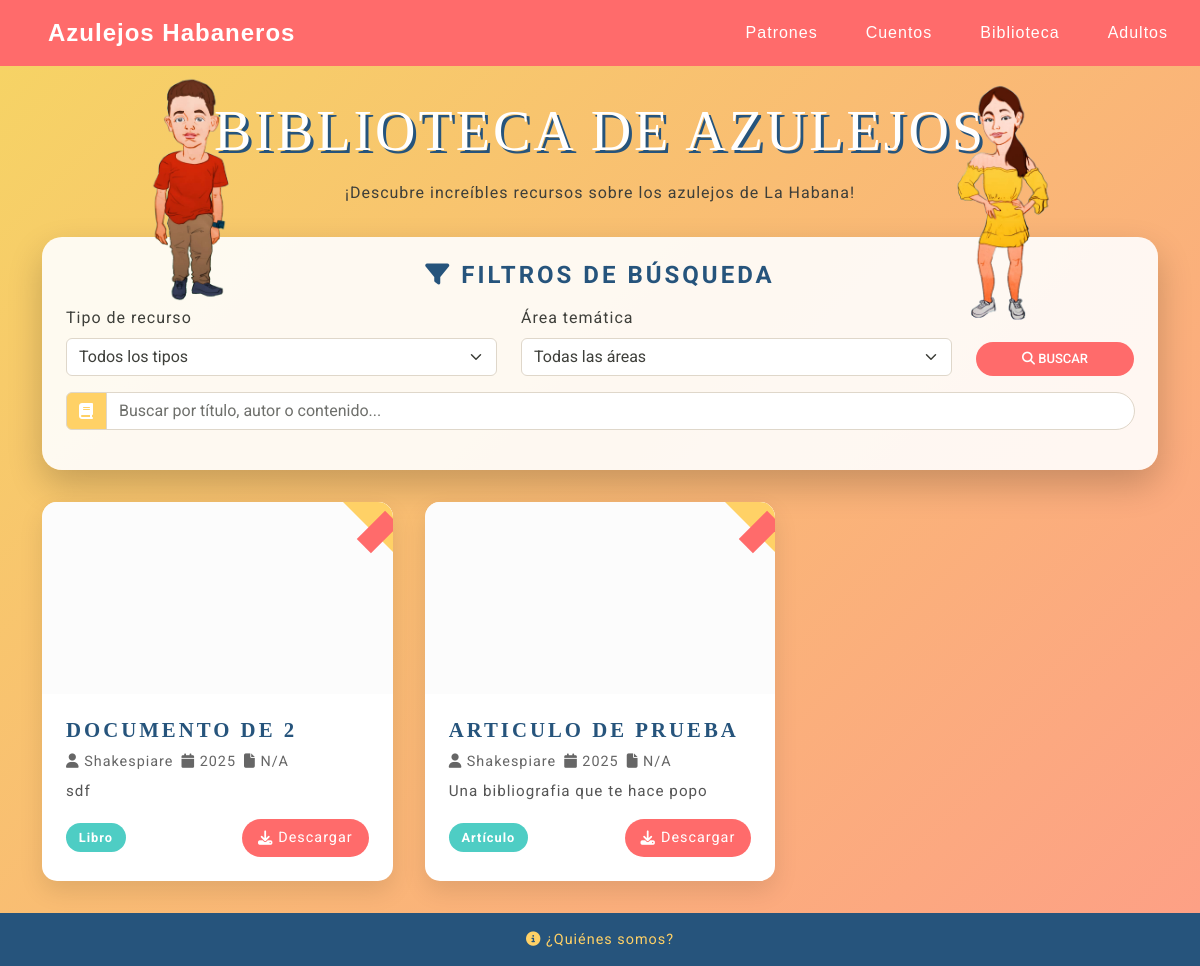
Screenshot of /actividad/descargables with the database file from the repository.
### client/models.py (models this page shows, shortened)
class RecursoBibliografico(models.Model):
    TIPO_CHOICES = [
        ('LIB', _('Libro')),
        ('ART', _('Artículo')),
        ('TES', _('Tesis')),
        ('DOC', _('Documento')),
        ('VID', _('Video')),
        ('IMG', _('Imagen')),
        ('AUD', _('Audio')),
        ('OTR', _('Otro')),
    ]
    AREA_CHOICES = [
        ('HIS', _('Historia')),
        ('TEC', _('Técnica')),
        ('RES', _('Restauración')),
        ('ART', _('Artístico')),
        ('ARQ', _('Arquitectónico')),
        ('SOC', _('Social')),
        ('CUL', _('Cultural')),
    ]
    titulo = models.CharField(_('Título'), max_length=200)
    autor = models.CharField(_('Autor(es)'), max_length=200)
    descripcion = models.TextField(_('Descripción'))
    archivo = models.FileField(
        _('Archivo'),
        upload_to='client/static/documents/',
        validators=[FileExtensionValidator(
            allowed_extensions=['pdf', 'doc', 'docx', 'jpg', 'jpeg', 'png', 'mp4', 'avi', 'mov', 'mp3']
        )]
    )
    tipo = models.CharField(_('Tipo'), max_length=3, choices=TIPO_CHOICES, blank=True)
    area = models.CharField(_('Área temática'), max_length=3, choices=AREA_CHOICES, blank=True)
    fecha_publicacion = models.DateField(_('Fecha de publicación'), blank=True, null=True)
    fecha_subida = models.DateTimeField(_('Fecha de subida'), auto_now_add=True)
    isbn = models.CharField(_('ISBN'), max_length=20, blank=True)
    slug = models.SlugField(max_length=255, unique=True, blank=True)
    vista_previa = models.ImageField(_('Vista previa'), upload_to='client/static/documents/previews/', blank=True, null=True)
    class Meta:
        verbose_name = _('Recurso bibliográfico')
        verbose_name_plural = _('Recursos bibliográficos')
        ordering = ['-fecha_subida']
    def get_extension(self):
        name, extension = os.path.splitext(self.archivo.name)
        return extension[1:].upper()  # Quita el punto y convierte a mayúsculas
    def get_icon_class(self):
        extension = self.get_extension().lower()
        if extension in ['pdf']:
            return 'bi bi-file-earmark-pdf'
        elif extension in ['doc', 'docx']:
            return 'bi bi-file-earmark-word'
        elif extension in ['jpg', 'jpeg', 'png']:
            return 'bi bi-file-image'
        elif extension in ['mp4', 'avi', 'mov']:
            return 'bi bi-file-play'
        elif extension in ['mp3']:
            return 'bi bi-file-music'
        else:
            return 'bi bi-file-earmark'
    def get_file_size(self):
        try:
            size_bytes = self.archivo.size
            size_mb = size_bytes / (1024 * 1024)
            return f"{size_mb:.2f} MB"
        except:
            return "N/A"

### client/views.py (the view)
# urls.py: path('actividad/descargables', views.see_child_librery),
def see_child_librery(req):
    tipo = req.GET.get('tipo')
    area = req.GET.get('area')
    busqueda = req.GET.get('q')
    recursos = RecursoBibliografico.objects.all()
    if tipo:
        recursos = recursos.filter(tipo=tipo)
    if area:
        recursos = recursos.filter(area=area)
    if busqueda:
        recursos = recursos.filter(
            models.Q(titulo__icontains=busqueda) |
            models.Q(autor__icontains=busqueda) |
            models.Q(descripcion__icontains=busqueda)
        )
    for recurso in recursos:
        recurso.archivo = str(recurso.archivo).replace('client/static/', '')
        recurso.vista_previa = str(recurso.vista_previa).replace('client/static/', '')
    paginator = Paginator(recursos, 12)
    page_number = req.GET.get('page')
    page_obj = paginator.get_page(page_number)
    context = {
        'page_obj': page_obj,
        'tipos': RecursoBibliografico.TIPO_CHOICES,
        'areas': RecursoBibliografico.AREA_CHOICES,
        'filtro_tipo': tipo,
        'filtro_area': area,
        'busqueda': busqueda or '',
    }
    return render(req, 'child-bibliografia.html', context)

### client/templates/child-bibliografia.html (shortened to what this page needs)
{% extends "child-templ.html" %}
{% load static %}
{% load i18n %}
{% block content %}
<div class="library-container">
    <div class="library-header">
        <img src="{% static 'img/azulejin/azulejin.png' %}" class="character-float azulejin" alt="Azulejín">
        <img src="{% static 'img/azulejin/azulejina.png' %}" class="character-float azulejina" alt="Azulejina">
        <h1 class="library-title">Biblioteca de Azulejos</h1>
        <p class="library-subtitle">¡Descubre increíbles recursos sobre los azulejos de La Habana!</p>
    </div>
    <div class="container">
        <div class="filter-section">
            <h3 class="filter-title"><i class="fas fa-filter"></i> Filtros de Búsqueda</h3>
            <form method="get">
                <div class="row">
                    <div class="col-md-5 mb-3">
                        <label for="tipo" class="form-label">Tipo de recurso</label>
                        <select name="tipo" id="tipo" class="form-select">
                            <option value="">Todos los tipos</option>
                        </select>
                    </div>
                    <div class="col-md-5 mb-3">
                        <label for="area" class="form-label">Área temática</label>
                        <select name="area" id="area" class="form-select">
                            <option value="">Todas las áreas</option>
                        </select>
                    </div>
                    <div class="col-md-2 mb-3 d-flex align-items-end">
                        <button type="submit" class="btn btn-primary w-100" style="background-color: var(--primary); border: none; border-radius: 50px;">
                            <i class="fas fa-search"></i> Buscar
                        </button>
                    </div>
                </div>
                <div class="row">
                    <div class="col-md-12 mb-3">
                        <div class="input-group">
                            <span class="input-group-text" style="background-color: var(--accent); color: white;">
                                <i class="fas fa-book"></i>
                            </span>
                            <input type="text" name="q" class="form-control" placeholder="Buscar por título, autor o contenido..." value="{{ busqueda }}" style="border-radius: 0 50px 50px 0;">
                        </div>
                    </div>
                </div>
            </form>
        </div>
        <div class="resource-grid">
            {% if page_obj.object_list %}
                {% for recurso in page_obj %}
                <div class="resource-card">
                    <div class="book-mark"></div>
                    <div class="resource-icon">
                        <i class="{{ recurso.get_icon_class }} fa-2x"></i>
                    </div>
                    <div class="resource-info">
                        <h3 class="resource-title">{{ recurso.titulo }}</h3>
                        <div class="resource-meta">
                            <span><i class="fas fa-user"></i> {{ recurso.autor }}</span>
                            <span><i class="fas fa-calendar"></i> {{ recurso.fecha_publicacion|date:"Y" }}</span>
                            <span><i class="fas fa-file"></i> {{ recurso.get_file_size }}</span>
                        </div>
                        <p class="resource-description">{{ recurso.descripcion|truncatewords:20 }}</p>
                        <div class="resource-footer">
                            <span class="resource-type">{{ recurso.get_tipo_display }}</span>
                            <a href="{% static "" %}{{ recurso.archivo.url }}" class="download-btn" download>
                                <i class="fas fa-download"></i> Descargar
                            </a>
                        </div>
                    </div>
                </div>
                {% endfor %}
            {% endif %}
        </div>
    </div>
</div>
<link rel="stylesheet" href="https://cdnjs.cloudflare.com/ajax/libs/font-awesome/6.4.0/css/all.min.css">
{% endblock %}

### client/templates/child-templ.html (style rules this page uses)
:root { --primary: #FF6B6B; --secondary: #4ECDC4; --accent: #FFD166; --dark: #26547C; }
body { text-align: justify; }

### client/templates/child-bibliografia.html (style rules this page uses)
:root { --primary: #FF6B6B; --secondary: #4ECDC4; --accent: #FFD166; --dark: #26547C; --light: #FCFCFC; --gradient-start: #f6d365; --gradient-end: #fda085; }
.library-container { background: linear-gradient(135deg, var(--gradient-start), var(--gradient-end)); min-height: 100vh; padding: 2rem 1rem; }
.library-header { text-align: center; margin-bottom: 2rem; position: relative; }
.library-title { font-family: 'Comic Sans MS', cursive; font-size: 3.5rem; color: white; text-shadow: 3px 3px 0 var(--dark); margin-bottom: 1rem; animation: bounce 2s infinite; }
.character-float { position: absolute; animation: float 6s infinite ease-in-out; width: 120px; }
.azulejin { top: -30px; left: 10%; }
.azulejina { top: -20px; right: 10%; }
.filter-section { background-color: rgba(255, 255, 255, 0.9); border-radius: 20px; padding: 1.5rem; box-shadow: 0 15px 35px rgba(0,0,0,.2); margin-bottom: 2rem; }
.filter-title { color: var(--dark); font-size: 1.5rem; margin-bottom: 1rem; text-align: center; font-weight: bold; }
.resource-grid { display: grid; grid-template-columns: repeat(auto-fill, minmax(300px, 1fr)); gap: 2rem; margin-top: 2rem; }
.resource-card { background-color: white; border-radius: 15px; overflow: hidden; box-shadow: 0 10px 25px rgba(0,0,0,.1); transition: all 0.3s ease; display: flex; flex-direction: column; height: 100%; position: relative; }
.resource-icon { font-size: 3rem; text-align: center; padding: 1.5rem 0; background-color: var(--light); color: var(--dark); }
.resource-info { padding: 1.5rem; flex-grow: 1; display: flex; flex-direction: column; }
.resource-title { font-size: 1.3rem; font-weight: 700; margin-bottom: 0.5rem; color: var(--dark); font-family: 'Comic Sans MS', cursive; }
.resource-meta { font-size: 0.9rem; color: #666; margin-bottom: 0.5rem; display: flex; flex-wrap: wrap; gap: 0.5rem; }
.resource-description { font-size: 0.95rem; margin-bottom: 1rem; flex-grow: 1; color: #555; }
.resource-footer { display: flex; justify-content: space-between; align-items: center; margin-top: auto; }
.resource-type { background-color: var(--secondary); color: white; padding: 0.3rem 0.8rem; border-radius: 50px; font-size: 0.8rem; font-weight: bold; }
.download-btn { background-color: var(--primary); color: white; border: none; border-radius: 50px; padding: 0.5rem 1rem; font-size: 0.9rem; cursor: pointer; text-decoration: none; display: flex; align-items: center; gap: 5px; transition: all 0.3s; }
.book-mark { position: absolute; top: 10px; right: 5px; width: 20px; height: 40px; background-color: var(--primary); transform: rotate(45deg); }

### rows the page displays
RecursoBibliografico: titulo "DOCUMENTO DE 2", autor "Shakespiare", fecha_publicacion "2025", get_file_size "N/A", descripcion "sdf", tipo "Libro"
RecursoBibliografico: titulo "ARTICULO DE PRUEBA", autor "Shakespiare", fecha_publicacion "2025", get_file_size "N/A", descripcion "Una bibliografia que te hace popo", tipo "Artículo"
